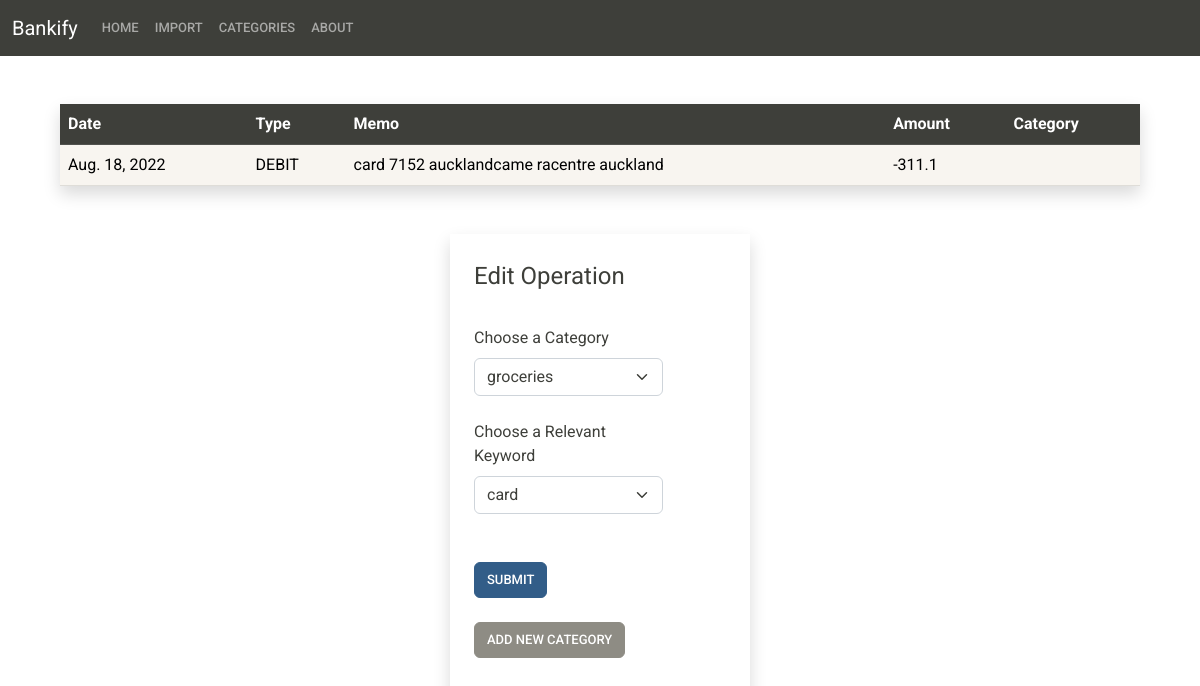
Page /2022081803 on the committed database.
### main/models.py (models this page shows, shortened)
class Operations(models.Model):
    date = models.DateField()
    type = models.CharField(max_length=10)
    uniqueid = models.IntegerField(unique=True)
    memo = models.CharField(max_length=200)
    amount = models.FloatField()
    category = models.CharField(max_length=200)

### main/views.py (the view)
# urls.py: path("<int:id>", views.operation, name="operation"),
def operation(request, id):
    operation = Operations.objects.get(uniqueid=id)
    keyword_memo = operation.memo.split()
    if request.method == 'POST':
        print(request.POST)
        form = NewCategoryForm(request.POST)
        if form.is_valid():
            new_category = Categories(name = form.cleaned_data['name'])
            new_category.save()
            return render(request, 'main/operation.html', {
                'operation':operation,
                'categories': Categories.objects.all(),
                'keyword_memo': keyword_memo,
                'form': NewCategoryForm,
                'succes': True
                })
    else:
        form = NewCategoryForm()
    return render(request, 'main/operation.html', {
        'operation':operation,
        'categories': Categories.objects.all(),
        'keyword_memo': keyword_memo,
        'form': NewCategoryForm()
        })

### main/forms.py
class NewCategoryForm(forms.ModelForm):
    class Meta:
        model = Categories
        fields = ['name']
        widgets = {
            'name': forms.TextInput
        }

### main/templates/main/operation.html (shortened to what this page needs)
{% extends 'main/base.html' %}
{% block menu_navbar %}
<ul class="navbar-nav me-auto">
    <li class="nav-item">
      <a class="nav-link" href={% url 'index' %}>Home</a>
    </li>
    <li class="nav-item">
      <a class="nav-link" href={% url 'importcsv'%}>Import</a>
    </li>
    <li class="nav-item">
      <a class="nav-link" href={%url 'categories'%}>Categories</a>
    </li>
    <li class="nav-item">
      <a class="nav-link" href="#">About</a>
    </li>
</ul>
{%endblock menu_navbar%}
{% block content %}
<div class="container-fluid mt-5 w-auto ms-5 me-5" >
    <table class="table table-hover shadow">
        <thead>
            <tr class="table-dark">
                <th scope="col">Date</th>
                <th scope="col">Type</th>
                <th scope="col">Memo</th>
                <th scope="col">Amount</th>
                <th scope="col">Category</th>
            </tr>
        </thead>
        <tbody>
             <tr class="table-light">
                    <td>{{ operation.date }}</td>
                    <td>{{ operation.type }}</td>
                    <td>{{ operation.memo }}</td>
                    <td>{{ operation.amount }}</td>
                    <td>{{ operation.category }}</td>
             </tr>
        </tbody>
    </table>
</div>
<div class="container-fluid shadow mt-5 w-25 p-4" >
  <form method ="POST" action={% url 'operation' operation.uniqueid %}>
    <fieldset class="w-75">
      <legend>Edit Operation</legend>
      <div class="form-group " >
        <label for="selectcategory" class="form-label mt-4">Choose a Category</label>
        <select required class="form-select" id="selectcategory">
          {% for category in categories %}
            <option>{{ category.name }}</option>
          {% endfor %}
        </select>
      </div>
      <div class="form-group">
        <label for="selectkeyword" class="form-label mt-4">Choose a Relevant Keyword</label>
        <select class="form-select" id="selectkeyword">
          {% for keyword in keyword_memo %}
            <option>{{ keyword }}</option>
          {% endfor %}
        </select>
      </div>
      <button type="submit" class="btn btn-primary mt-5 mb-3">Submit</button>
      </fieldset>
  </form>
  <div class="mb-5">
    <button type="submit" class="btn btn-secondary mt-2"  data-bs-toggle="modal" data-bs-target="#modaladdcat">Add New Category</button>
  </div>
</div>
{% endblock content %}

### rows in the picture
Operations: date "Aug. 18, 2022", type "DEBIT", memo "card 7152 aucklandcame racentre auckland", amount "-311.1"

### other values in the picture
form field value "groceries"
form field value "card"
